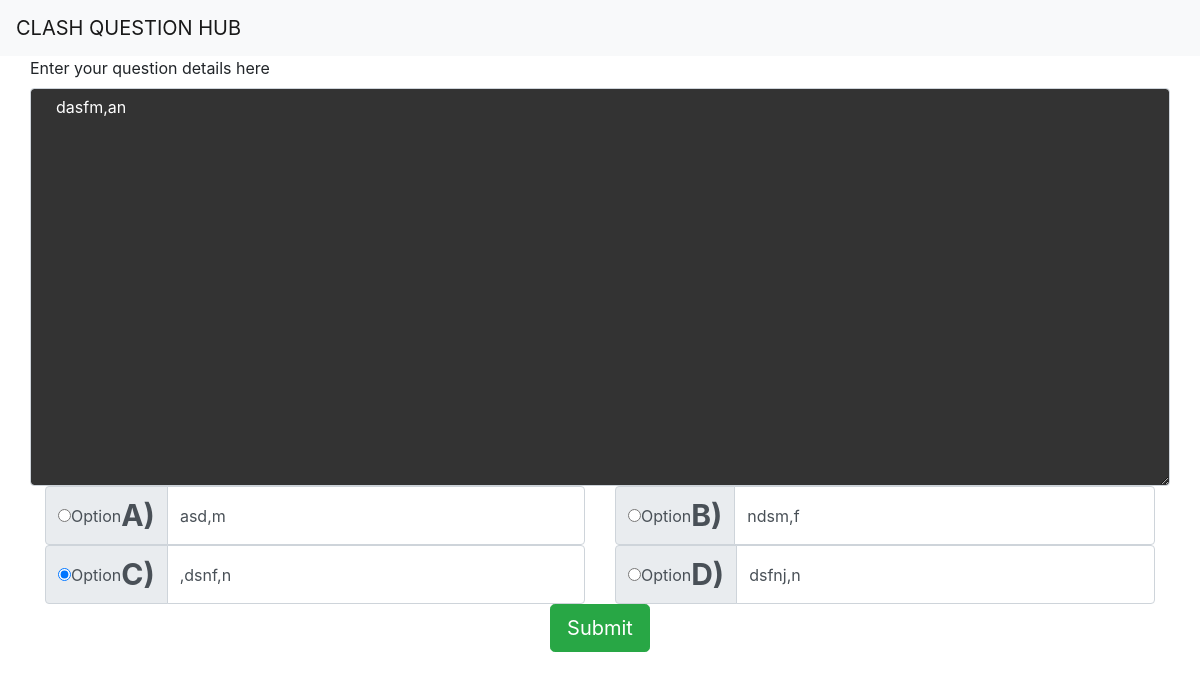
Screenshot of /change/1 (signed in) with the database file from the repository.
### data/models.py (models this page shows, shortened)
class Questions(models.Model):
    title = models.CharField(max_length=5000)
    oa = models.CharField(max_length=1000)
    ob = models.CharField(max_length=1000)
    oc = models.CharField(max_length=1000)
    od = models.CharField(max_length=1000)
    ans = models.IntegerField(default=0)

### data/views.py (the view)
# urls.py: path('change/<int:iv>', views.change),
def change(request, iv):
    if request.user.is_authenticated :
        try:
            q = Queadd.objects.get(id=iv)
        except Exception:
            return HttpResponseRedirect("/")
        if q.uid == request.user:
            que = q.qid
            context = {
                'que': que
            }
        return render(request, "questionupdate.html", context)
    return HttpResponseRedirect("/")

### data/templates/questionupdate.html (shortened to what this page needs)
<!DOCTYPE html>
<html>
<head>
	<link rel="stylesheet" href="https://maxcdn.bootstrapcdn.com/bootstrap/4.0.0/css/bootstrap.min.css">
</head>
<body>
	<nav class="navbar navbar-light bg-light">
  <a class="navbar-brand" href="#">
    CLASH QUESTION HUB
  </a>
</nav>
<div class="container">
	<form action="/queaddc/{{que.id}}" method="post">
		<div class="row">
    <label for="exampleFormControlTextarea1">Enter your question details here</label>
    <textarea name="title" class="form-control" style="background-color: rgba(0,0,0,0.8);color: white; padding-left:25px;padding-right:25px;"id="exampleFormControlTextarea1" rows="16">{{que.title}}</textarea>
  </div>
  <div class="row">
  	<div class="col-lg-6">
  		<div class="input-group">
  <div class="input-group-prepend">
    <div class="input-group-text">
    <input type="radio" value="1" name="answer" aria-label="Radio button for following text input" {% if que.ans == '1' %} checked {% endif %}>Option<b style="font-size: 30px"> A)</b>
    </div>
  </div>
  <input type="text" name="oa"  value="{{que.oa}}" class="form-control" aria-label="Text input with radio button">
</div>
  	</div>
  	<div class="col-lg-6">
  		<div class="input-group">
  <div class="input-group-prepend">
    <div class="input-group-text">
    <input type="radio" value="2" name="answer"  aria-label="Radio button for following text input" {% if que.ans == '2' %} checked {% endif %}>Option<b style="font-size: 30px">B)</b>
    </div>
  </div>
  <input name="ob"  type="text" value="{{que.ob}}" class="form-control" aria-label="Text input with radio button">
</div>
  	</div>
  	<div class="col-lg-6">
  		<div class="input-group">
  <div class="input-group-prepend">
    <div class="input-group-text">
    <input type="radio" value="3" name="answer" aria-label="Radio button for following text input" {% if que.ans == '3' %} checked {% endif %}>Option<b style="font-size: 30px"> C)</b>
    </div>
  </div>
  <input type="text" name="oc" value="{{que.oc}}" class="form-control" aria-label="Text input with radio button">
</div>
  	</div>
  	<div class="col-lg-6">
  		<div class="input-group">
  <div class="input-group-prepend">
    <div class="input-group-text">
    <input type="radio" name="answer" value="4" aria-label="Radio button for following text input">Option <b style="font-size: 30px">D)</b>
    </div>
  </div>
  <input type="text" name="od" value="{{que.od}}" class="form-control" aria-label="Text input with radio button" {% if que.ans == '4' %} checked {% endif %}>
</div>
  	</div>
  </div>
  		<div class="col-lg-12" style="text-align: center;"><button type="submit" class="btn btn-lg btn-success">Submit</button></div>
	</form>
</div>
</body>
</html>

### rows the page displays
Questions: title "dasfm,an", oa "asd,m", ob "ndsm,f", ans "☑", oc ",dsnf,n", od "dsfnj,n"
